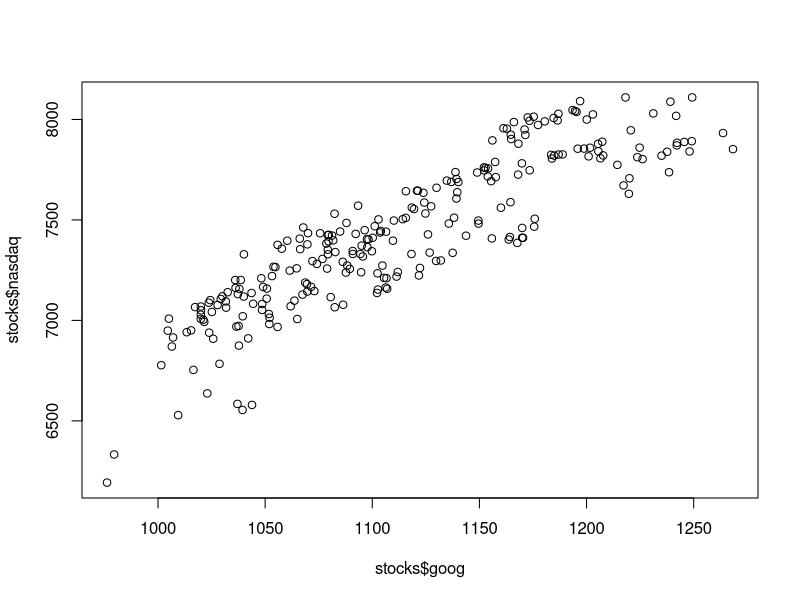
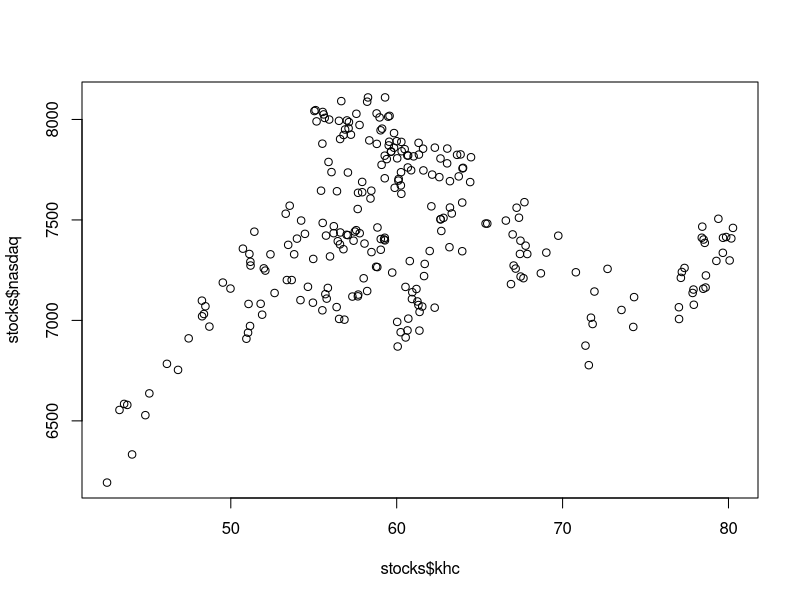
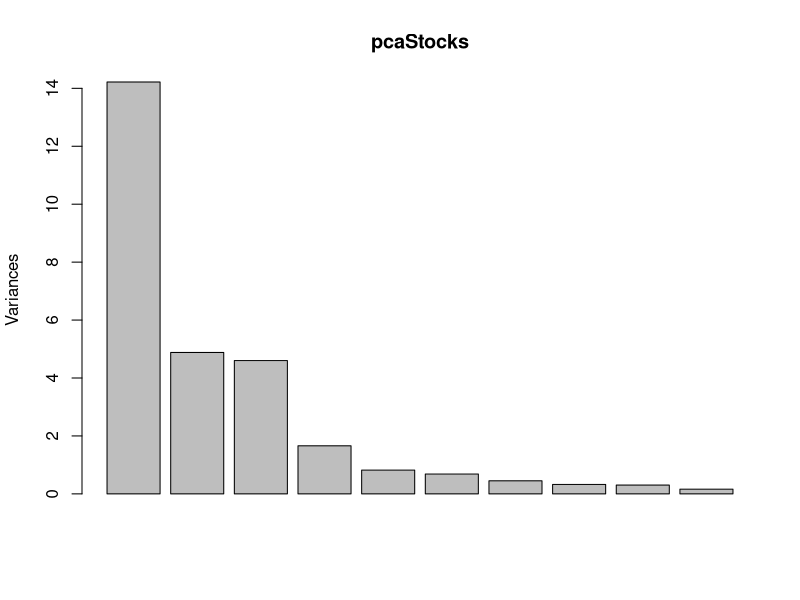
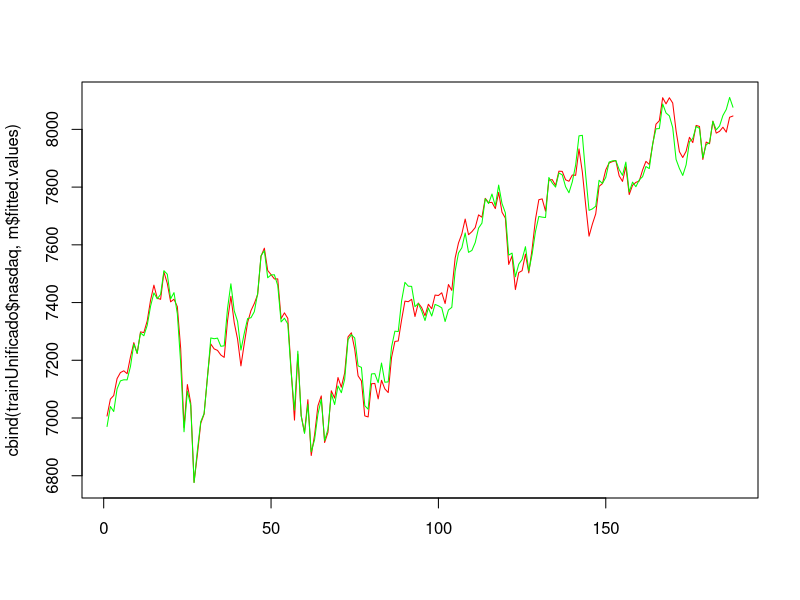
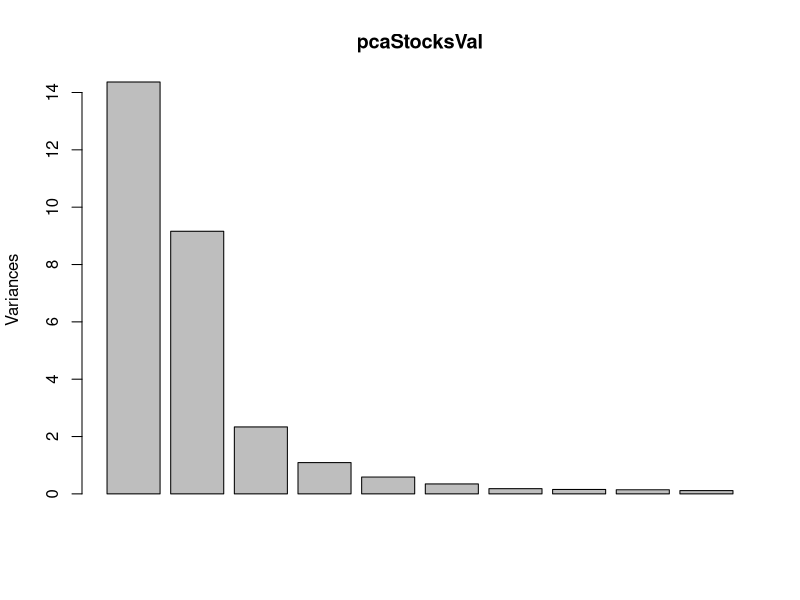
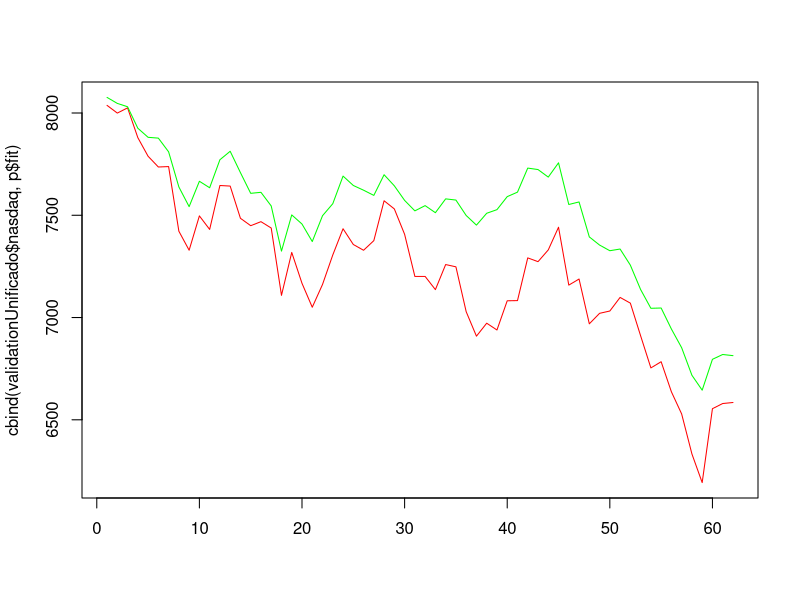

These charts were generated, in order, by the following R code:
## libs
library(stringr)
library(ggplot2)
library(dplyr)

## stock prices
stocks = read.csv(file = 'data/stocks/stockprices.csv', header = T, stringsAsFactors = F)
stocks$date = as.Date(stocks$date, format = "%Y-%m-%d")
str(stocks)

## tendencia central y dispersión sobre nasdaq
summary(stocks$nasdaq)
var(stocks$nasdaq)
sd(stocks$nasdaq)

## correlaciones entre stocks y nasdaq

## low r
cor(stocks$aaba, stocks$nasdaq)
cor(stocks$aal, stocks$nasdaq)
cor(stocks$bidu, stocks$nasdaq)
cor(stocks$intc, stocks$nasdaq)

## low positive r
cor(stocks$fox, stocks$nasdaq)
cor(stocks$fb, stocks$nasdaq)

## positive r
cor(stocks$aapl, stocks$nasdaq)
cor(stocks$adbe, stocks$nasdaq)
cor(stocks$atvi, stocks$nasdaq)
cor(stocks$msft, stocks$nasdaq)
cor(stocks$nflx, stocks$nasdaq)

## high positive r
cor(stocks$amzn, stocks$nasdaq)
cor(stocks$fox, stocks$foxa)

## correlation matrix
corMatrix = cor(stocks[2:31])
corM05 = subset(corMatrix, corMatrix[, "nasdaq"] >= 0.5 & corMatrix[, "nasdaq"] < 1)
corM05[,"nasdaq"]

## scatter plots 
plot(x = stocks$goog, y = stocks$nasdaq)
plot(x = stocks$khc, y = stocks$nasdaq)

## linear model - regresión lineal
m1 = lm(nasdaq ~ amzn, data = stocks)
m2 = lm(nasdaq ~ goog, data = stocks)
m3 = lm(nasdaq ~ amzn + goog, data = stocks)
summary(m1)
summary(m2)
summary(m3)

summary(lm(nasdaq ~ amzn + goog + aapl, data = stocks))
summary(lm(nasdaq ~ khc, data = stocks))

## Principal Component Analysis (PCA)
train = head(stocks[2:31], 188)
pcaStocks = prcomp(train[1:29], scale = TRUE)
screeplot(pcaStocks)
summary(pcaStocks)

## 90% cumulative proportion of variance con PC1-5
trainUnificado = cbind(pcaStocks$x[,1:5], train[30])
m = lm(nasdaq ~ PC1 + PC2 + PC3 + PC4 + PC5, data = trainUnificado)
summary(m)
matplot(cbind(trainUnificado$nasdaq,m$fitted.values),type="l",col=c("red","green"),lty=c(1,1))

## validation
validation = tail(stocks[2:31], 62)
pcaStocksVal = prcomp(validation[1:29], scale = TRUE)
screeplot(pcaStocksVal)
summary(pcaStocksVal)

validationUnificado = cbind(pcaStocksVal$x[,1:5], validation[30])
p = predict(m, validationUnificado, se.fit = TRUE)
matplot(cbind(validationUnificado$nasdaq,p$fit),type="l",col=c("red","green"),lty=c(1,1))

